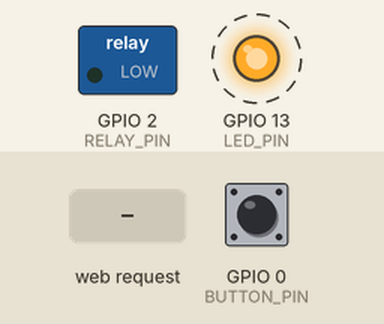
A sketch run on a simulated ESP8266 (NodeMCU). Parts: switched loads named in the sketch (green lamp = pin HIGH), output pins drawn as LEDs (lit = HIGH). Dashed ring = blinking. The inputs (shaded band) are chosen by the test bench; at power-on: GPIO 0 (BUTTON_PIN) HIGH. WiFi joins after 1.5 s; servers stay silent unless stated; EEPROM starts erased; no MQTT or app messages arrive unless stated; what the sketch prints to the serial monitor is not drawn.

Above: at 2.7 s.
2.8 s: GPIO 0 (BUTTON_PIN) pulled LOW for 3.2 s
At 6.1 s:
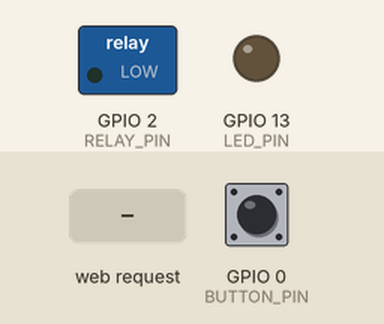
7.5 s: HTTP request GET /ap/info received
At 8.8 s:
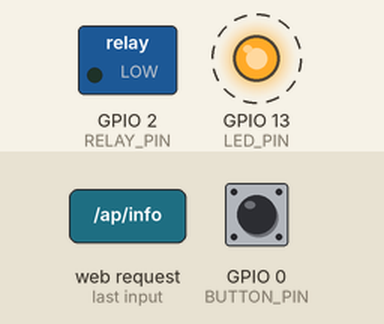
19.5 s: GPIO 0 (BUTTON_PIN) pulsed LOW 5 times (0.12 s each, 0.3 s apart)
At 20.15 s:
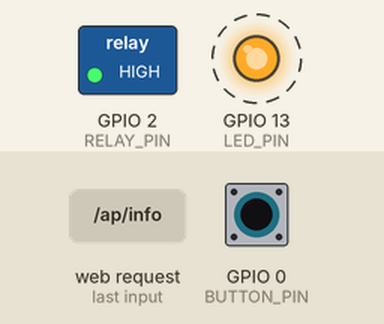
Timing chart, 0 to 23.5 s (numbered marks = the images above; inputs shaded):
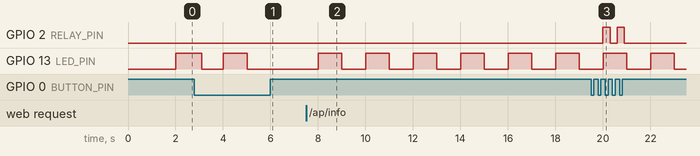

The sketch:

homnect.ino
```cpp
#include <EEPROM.h>
#include <ESP8266WiFi.h>
#include <WiFiClient.h>
#include <ESP8266WebServer.h>
#include <PubSubClient.h>
#include <ArduinoJson.h>
#include <SimpleTimer.h>

SimpleTimer timer;

//EEPROM
#define EEPROM_SIZE 256

//AP
#define AP_SSID "HomeNect"
#define AP_PASSWORD "HomeNect605"
#define BUF_SIZE 40

//MQTT
#define MQTT_SERVER "58.236.6.251"
#define MQTT_SERVER_PORT 1883

const unsigned int ROM_SSID_SIZE_ADDR = 0;
const unsigned int ROM_SSID_ADDR = ROM_SSID_SIZE_ADDR+1;
const unsigned int ROM_PWD_SIZE_ADDR = 50;
const unsigned int ROM_PWD_ADDR = ROM_PWD_SIZE_ADDR+1;
const unsigned int ROM_TOPIC_SIZE_ADDR = 100;
const unsigned int ROM_TOPIC_ADDR = ROM_TOPIC_SIZE_ADDR+1;
const unsigned int ROM_FAULT = 0xff;

const unsigned int RELAY_PIN = BUILTIN_LED;
const unsigned int LED_PIN = 13;
const unsigned int BUTTON_PIN = 0;
const unsigned int OP_CODE_RELAY_OFF = 0;
const unsigned int OP_CODE_RELAY_ON = 1;

char stn_ssid[BUF_SIZE] = "Bob'siPhone";
char stn_pwd[BUF_SIZE] = "13572468";
char mqtt_topic[BUF_SIZE] = "01091095924";

String mac_addr;
String update_status_payload_prefix;
String update_status_payload_suffix;

bool is_station_mode;

bool is_relay_on;
bool is_led_on;
int button_state;
unsigned int button_delay_count;

ESP8266WebServer server(80);
WiFiClient wifi_client;
PubSubClient mqtt_client(wifi_client);

void eeprom_read(const unsigned int addr, char *data) {
  uint8_t data_size = EEPROM.read(addr);
  if(data_size >= BUF_SIZE) return;
  for(unsigned int i=0;i<data_size && i<BUF_SIZE;i++) {
    data[i] = EEPROM.read(addr+1+i);
  }
  data[data_size] = '\0';
}
void eeprom_write(const unsigned int addr, char *data, const unsigned int data_size) {
  EEPROM.write(addr, data_size);
  for(unsigned int i=0;i<data_size;i++) {
    EEPROM.write(addr+1+i, data[i]);
  }
  EEPROM.commit();
}

void ap_init() {
  EEPROM.begin(EEPROM_SIZE);

//  memset(stn_ssid, 0, sizeof(stn_ssid));
//  memset(stn_pwd, 0, sizeof(stn_pwd));
//  memset(mqtt_topic, 0, sizeof(mqtt_topic));

//  eeprom_read(ROM_SSID_SIZE_ADDR, stn_ssid);
  Serial.print("EEPROM SSID : ");
  Serial.println(stn_ssid);
//  eeprom_read(ROM_PWD_SIZE_ADDR, stn_pwd);
  Serial.print("EEPROM PWD : ");
  Serial.println(stn_pwd);
//  eeprom_read(ROM_TOPIC_SIZE_ADDR, mqtt_topic);
  Serial.print("EEPROM TOPIC : ");
  Serial.println(mqtt_topic);
  Serial.println("<<AP inited!>>");

  is_station_mode = true;
}

void ap_set_info() {
  eeprom_write(ROM_SSID_SIZE_ADDR, stn_ssid, strlen(stn_ssid));
  Serial.print("EEPROM SSID : ");
  Serial.println(stn_ssid);
  eeprom_write(ROM_PWD_SIZE_ADDR, stn_pwd, strlen(stn_pwd));
  Serial.print("EEPROM PWD : ");
  Serial.println(stn_pwd);
  eeprom_write(ROM_TOPIC_SIZE_ADDR, mqtt_topic, strlen(mqtt_topic));
  Serial.print("EEPROM TOPIC : ");
  Serial.println(mqtt_topic);
  Serial.println("<<AP seted!>>");
}

void gpio_init(void) {
  pinMode(RELAY_PIN, OUTPUT);
  pinMode(BUTTON_PIN, INPUT_PULLUP);
  pinMode(LED_PIN, OUTPUT);

  digitalWrite(RELAY_PIN, LOW);
  digitalWrite(LED_PIN, LOW);
  Serial.println("<<GPIO inited!>>");

  button_delay_count = 0;
  is_relay_on = false;
  is_led_on = false;
}

void recv_ap_info() {
  String ssid = server.arg("ssid");
  String pwd = server.arg("pwd");
  String topic = server.arg("topic");
  strncpy(stn_ssid, ssid.c_str(), ssid.length());
  stn_ssid[ssid.length()] = '\0';
  strncpy(stn_pwd, pwd.c_str(), pwd.length());
  stn_pwd[pwd.length()] = '\0';
  strncpy(mqtt_topic, topic.c_str(), topic.length());
  mqtt_topic[topic.length()] = '\0';

  Serial.print("ssid=");
  Serial.print(stn_ssid);
  Serial.print(" password=");
  Serial.print(stn_pwd);
  Serial.print(" topic=");
  Serial.println(mqtt_topic);
  server.send(200, "text/html", "{\"data\":{\"ssid\":\"success\",\"pwd\":\"" + mac_addr + "\"}}");
  ap_set_info();

  server.stop();
  WiFi.disconnect();
  WiFi.softAPdisconnect(true);
  is_station_mode = true;
  start_wifi_station();
}

void callback(char* topic, byte* payload, unsigned int length) {
  Serial.print("Message arrived [");
  Serial.print(topic);
  Serial.print("] =>");
  Serial.println((char *)payload);

  DynamicJsonBuffer jsonBuffer;
  JsonObject& root = jsonBuffer.parseObject((char *)payload);
  JsonObject& data = root["data"];

  String to = data["to"];
  Serial.print("data[to] : ");
  Serial.println(to);
  if(to != String("thing")) return;

  String category = data["category"];
  Serial.print("data[category] : ");
  Serial.println(category);
  if(category != String("control")) return;

  String macAddr = data["value"]["macAddr"];
  Serial.print("data[value][macAddr] : ");
  Serial.println(macAddr);
  if(macAddr != mac_addr) return;

  unsigned int opCode = data["value"]["opCode"];
  Serial.print("data[opCode] : ");
  Serial.println(opCode);
  if(opCode == OP_CODE_RELAY_ON) digitalWrite(RELAY_PIN, HIGH);
  else if(opCode == OP_CODE_RELAY_OFF) digitalWrite(RELAY_PIN, LOW);

  memset(payload, 0, length);
}

void start_wifi_station(void) {
  if(strlen(stn_ssid) == 0) return;
  if(WiFi.status() == WL_CONNECTED) return;

  Serial.print("SSID : ");
  Serial.print(stn_ssid);
  Serial.print(" PWD : ");
  Serial.println(stn_pwd);
  WiFi.begin(stn_ssid, stn_pwd);
  Serial.print(" WIFI connecting...");
  while(WiFi.status() != WL_CONNECTED && is_station_mode) {
    timer.run();
    gpio_state();
    delay(50);
  }

  Serial.println("");
  Serial.println("WiFi connected!");
  Serial.print("IP address: ");
  Serial.println(WiFi.localIP());

  Serial.println("");
  Serial.print("Mqtt server host: ");
  Serial.print(MQTT_SERVER);
  Serial.print(" Mqtt server port: ");
  Serial.println(MQTT_SERVER_PORT);
  mqtt_client.setServer(MQTT_SERVER, MQTT_SERVER_PORT);
  mqtt_client.setCallback(callback);
  Serial.println("<<WiFi Station inited!>>");
}

void start_wifi_ap(void) {
  is_station_mode = false;
  digitalWrite(LED_PIN, LOW);
  Serial.println("");
  Serial.println("AP mode started...");
  WiFi.disconnect();
  WiFi.softAP(AP_SSID, AP_PASSWORD);
  IPAddress myIP = WiFi.softAPIP();
  Serial.print("AP IP address: ");
  Serial.println(myIP);

  server.on("/ap/info", recv_ap_info);
  server.begin();
  Serial.println("<<WiFi AP inited!>>");
}

void mac_init() {
  mac_addr = WiFi.macAddress();
  update_status_payload_prefix = "{\"data\":{\"from\":\"thing\",\"to\":\"app\",\"category\":\"updateStatus\",\"value\":{\"macAddr\":\"" + mac_addr + "\",\"status\":\"";
  update_status_payload_suffix = "\"}}}";

  Serial.print("WiFi MAC ADDR : ");
  Serial.println(mac_addr);
  Serial.println("<<MAC inited!>>");
}

void timeout_callback() {
  digitalWrite(LED_PIN, (is_led_on && is_station_mode) ? HIGH : LOW);
  is_led_on = !is_led_on;

  if(!mqtt_client.connected()) return;

  String str = update_status_payload_prefix + digitalRead(RELAY_PIN) + update_status_payload_suffix;
  const char *payload = str.c_str();
  Serial.print("PAYLOAD : ");
  Serial.println(payload);
  Serial.print("TOPIC : ");
  Serial.println(mqtt_topic);
  mqtt_client.publish(mqtt_topic, payload);
}

void timer_init() {
  timer.setInterval(1000, timeout_callback);
}

void mqtt_pub_init() {
    start_wifi_station();
    if(WiFi.status() == WL_CONNECTED) {
      if (is_station_mode && mqtt_client.connect("ESP8266Client")) {
          Serial.print("connected! sub mqtt topic : ");
          Serial.println(mqtt_topic);
          mqtt_client.subscribe(mqtt_topic);
      } else {
          Serial.print("failed, rc=");
          Serial.println(mqtt_client.state());
      }
    }
}

void gpio_state(void) {
  while(digitalRead(BUTTON_PIN) == LOW) {
    button_delay_count++;
    delay(100);
    if(button_delay_count > 30) {
      if(is_station_mode)
        start_wifi_ap();
    }
    timer.run();
  }

  if(button_delay_count > 0) {
    if(button_delay_count < 30) {
      digitalWrite(RELAY_PIN, (is_relay_on) ? HIGH : LOW);
      is_relay_on = !is_relay_on;
    }
    button_delay_count = 0;
  }
}

void setup() {
  Serial.begin(115200);
  Serial.println("Setup Start!");

  ap_init();
  gpio_init();
  mac_init();
  timer_init();
  start_wifi_station();
}

void loop() {
  timer.run();
  if(!is_station_mode) {
    server.handleClient();
  } else {
    if (!mqtt_client.connected()) {
        mqtt_pub_init();
    }
    mqtt_client.loop();
  }
  gpio_state();
}
```

Measured:
- after the input at 7.5 s, GPIO 13 (LED_PIN): alternates HIGH for 1.0 s and LOW for 1.0 s, starting after 0.51 s
- after the input at 19.5 s, GPIO 2 (RELAY_PIN): alternates HIGH for 0.30 s and LOW for 0.30 s, 4 changes in all, then stays LOW, starting after 0.50 s
